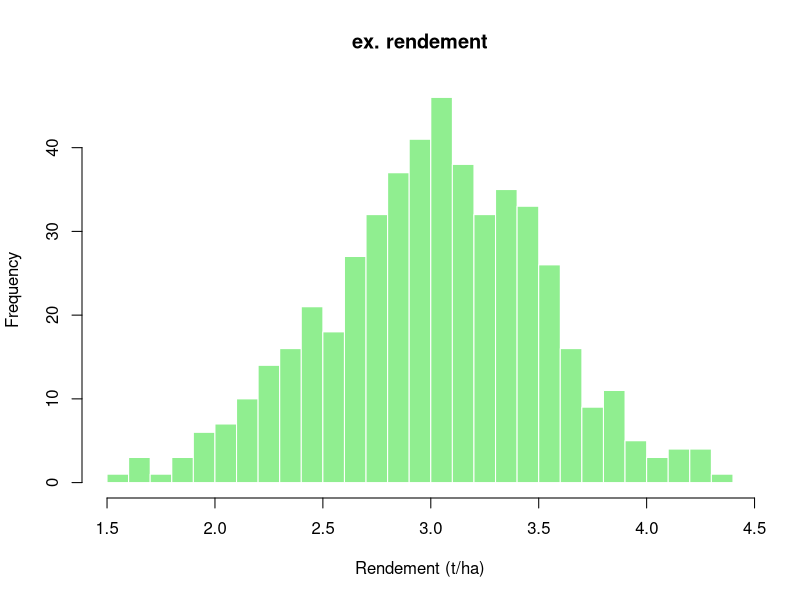
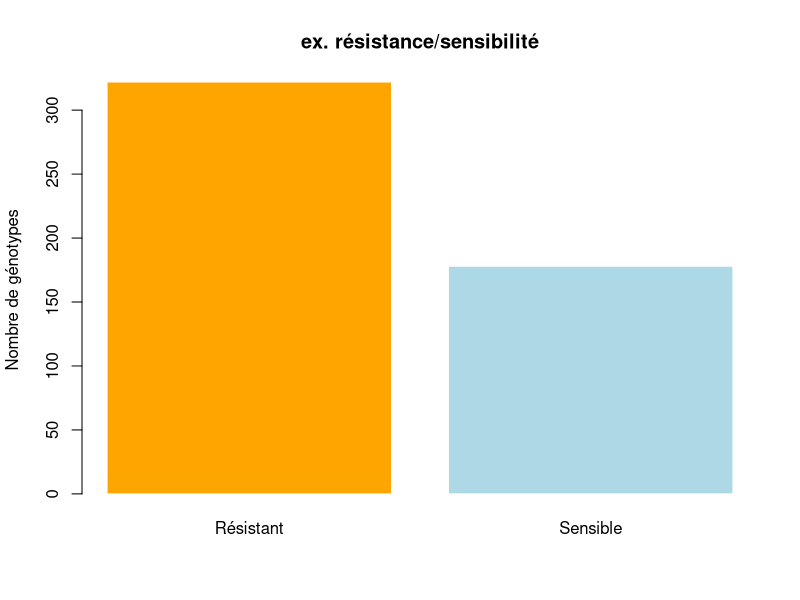

Reproduce these figures in R, in order.
# simul: 500 génotypes ( ex. sorghos)
set.seed(123)
n <- 500
genotype <- paste0("G", 1:n)

# caractère quali
resistance <- sample(c("Résistant", "Sensible"), n, replace = TRUE, prob = c(0.7, 0.4))

# caract. quanti
rendement <- rnorm(n, mean = 3, sd = 0.5)

# Distribution
hist(rendement,
     main = "ex. rendement",
     xlab = "Rendement (t/ha)",
     col = "lightgreen",
     border = "white",
     breaks = 20)

barplot(table(resistance),
        main = "ex. résistance/sensibilité",
        ylab = "Nombre de génotypes",
        col = c("orange", "lightblue"),
        border = "white")
